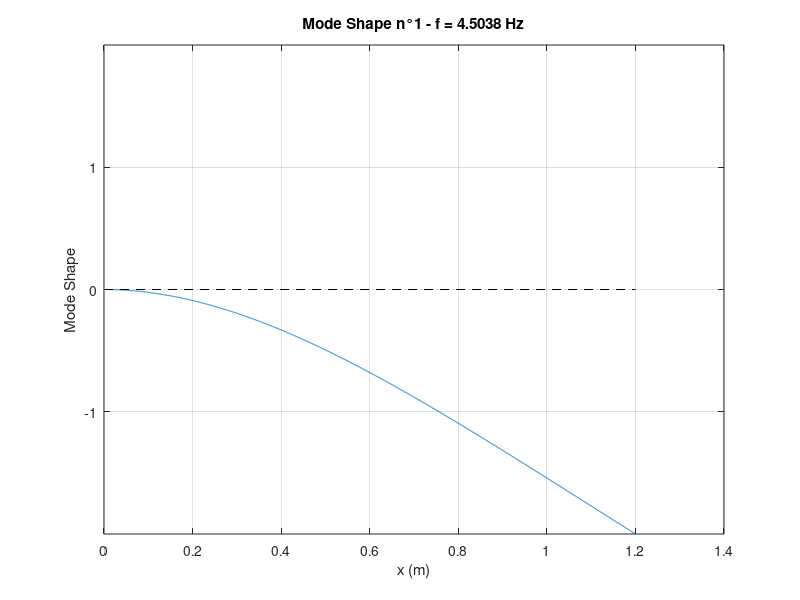
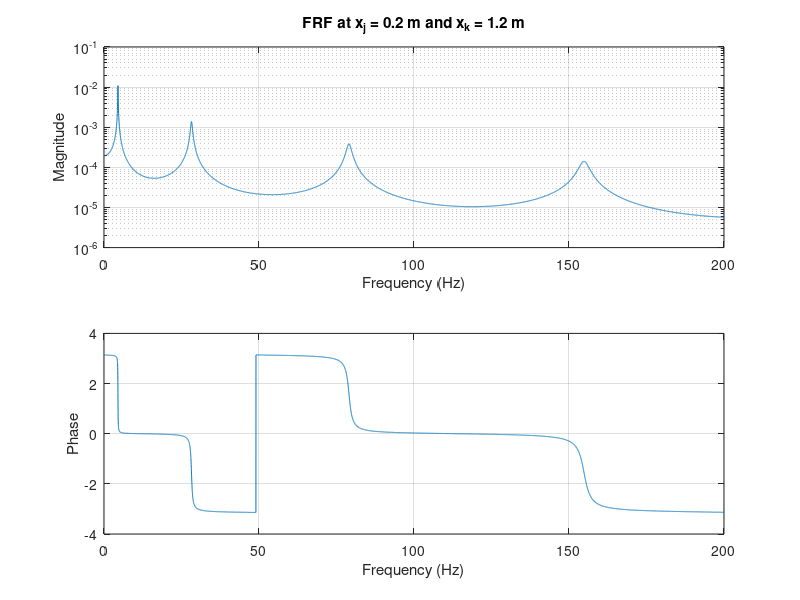
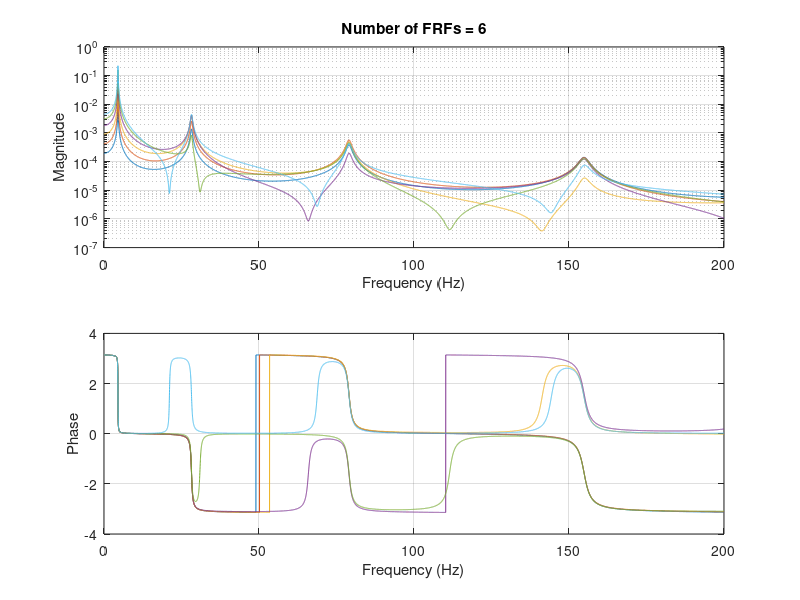

The MATLAB script that drew these images, in order:
tic; % Start timing

close all; clc; clear;

% Data of the reference structure
L = 1.2; % m
h = 8e-3; % m
b = 40e-3; % m
rho = 2700; % kg/m^3
E = 68e9; % Pa
J = b * h^3 / 12; % m^4
m = rho * b * h; % kg/m

% Boundary conditions
H = @(gamma) [  1,  0,  1,   0;
                0,  1,  0,   1;
                -cos(gamma*L), -sin(gamma*L),  cosh(gamma*L),  sinh(gamma*L);
                sin(gamma*L), -cos(gamma*L),  sinh(gamma*L),  cosh(gamma*L)];

% Characteristic equation
chareq = @(gamma) det(H(gamma));

% Solve the characteristic equation for gamma
gamma_vals = linspace(0, 50, 10000);
omega_vals = gamma_vals.^2 * sqrt(E * J / (rho * b * h));
chareq_vals = arrayfun(chareq, gamma_vals);

% Numerically find the roots of the characteristic equation
gamma_roots = zeros(1, length(gamma_vals) - 1);
root_count = 0;
for i = 1:length(gamma_vals)-1
    if chareq_vals(i) * chareq_vals(i+1) < 0
        root_count = root_count + 1;
        gamma_roots(root_count) = fzero(chareq, [gamma_vals(i), gamma_vals(i+1)]);
    end
end
gamma_roots = gamma_roots(1:root_count);

% Convert gamma roots to frequencies
omega_i = gamma_roots.^2 * sqrt(E * J / (rho * b * h));
f_i = omega_i / (2 * pi);

disp(['First 4 natural frequencies: ', num2str(f_i(1:4)), ' Hz']);

%% Mode shapes

% Compute the mode shapes
x_vals = linspace(0, L, 2000);
mode_shapes = zeros(4, length(gamma_roots));

for i = 1:length(gamma_roots)
    g_i = gamma_roots(i);
    H_i = H(g_i);
    H_hat = H_i(2:4, 2:4);
    N = H_i(2:4, 1);
    H_hat_inv = pinv(H_hat);
    w_hat = -H_hat_inv * N;
    w_i = [1; w_hat];
    mode_shapes(:, i) = w_i; % Normalize the mode shape
end

function phi = phi_shape(gamma, x)
    phi = [cos(gamma * x); sin(gamma * x); cosh(gamma * x); sinh(gamma * x)];
end

% Plot the mode shapes
for i = 1:1
    figure;
    g_i = gamma_roots(i);
    shape_i = mode_shapes(:, i)' * phi_shape(g_i, x_vals);
    plot(x_vals, shape_i);
    hold on;
    line([0, L], [0, 0], 'LineStyle', '--', 'Color', 'k');
    title(['Mode Shape n°', num2str(i), ' - f = ', num2str(f_i(i)), ' Hz']);
    xlabel('x (m)');
    ylabel('Mode Shape');
    grid on;
    ylim([-max(abs(shape_i)), max(abs(shape_i))]);
end

% Save mode 1 shape
shape_1 = mode_shapes(:, 1)' * phi_shape(gamma_roots(1), x_vals);
save 'cantilever_mode1.mat' x_vals shape_1;

%% Frequency response function
x_j = 0.2; % m
x_k = 1.2; % m
damp_factor = 0.01;

freqs = linspace(0, 200, 10000);

function FRF = computeFRF(freqs, gamma_roots, mode_shapes, x_j, x_k, x_vals, damp_factor, E, J, rho, b, h, m)
    % Preallocation of FRF
    FRF = zeros(1, length(freqs));

    % Calculation of constants
    omega_vals = 2 * pi * freqs;
    omega_i_roots = gamma_roots.^2 * sqrt(E * J / (rho * b * h));

    % Pre-calculation of phi_shape for x_j, x_k and x_vals
    phi_j_vals = arrayfun(@(g_i) phi_shape(g_i, x_j), gamma_roots, 'UniformOutput', false);
    phi_k_vals = arrayfun(@(g_i) -phi_shape(g_i, x_k), gamma_roots, 'UniformOutput', false); % Negative direction for x_k because de force is applied downwards
    phi_i_vals = arrayfun(@(g_i) phi_shape(g_i, x_vals), gamma_roots, 'UniformOutput', false);

    % Calculation of modal masses
    m_i_vals = arrayfun(@(j) trapz(x_vals, m * (mode_shapes(:, j)' * phi_i_vals{j}).^2), 1:length(gamma_roots));

    % Main loop
    for i = 1:length(freqs)
        omega = omega_vals(i);
        for j = 1:length(gamma_roots)
            omega_i = omega_i_roots(j);
            w_i = mode_shapes(:, j);
            phi_j = w_i' * phi_j_vals{j};
            phi_k = w_i' * phi_k_vals{j};
            m_i = m_i_vals(j);
            num = (phi_j * phi_k / m_i);
            den = -omega^2 + 2j * damp_factor * omega_i * omega + omega_i^2;
            FRF(i) = FRF(i) + num / den;
        end
    end
end

FRF = computeFRF(freqs, gamma_roots, mode_shapes, x_j, x_k, x_vals, damp_factor, E, J, rho, b, h, m);

% Plot the FRF
figure;
subplot(2, 1, 1);
semilogy(freqs, abs(FRF));
title('FRF at x_j = 0.2 m and x_k = 1.2 m');
xlabel('Frequency (Hz)');
ylabel('Magnitude');
grid on;
subplot(2, 1, 2);
plot(freqs, angle(FRF));
xlabel('Frequency (Hz)');
ylabel('Phase');
grid on;

%% Considering N FRFs

x_js = [0.2, 0.3, 0.45, 0.66, 0.9, 1.13];
x_ks = 1.2;

G_exp = zeros(length(freqs), length(x_js) * length(x_ks));

for i = 1:length(x_js)
    for j = 1:length(x_ks)
        x_j = x_js(i);
        x_k = x_ks(j);
        FRF = computeFRF(freqs, gamma_roots, mode_shapes, x_j, x_k, x_vals, damp_factor, E, J, rho, b, h, m);
        G_exp(:, (i-1)*length(x_ks) + j) = FRF.';
    end
end

% Plot the FRFs
figure;
subplot(2, 1, 1);
semilogy(freqs, abs(G_exp));
title(['Number of FRFs = ', num2str(size(G_exp, 2))]);
xlabel('Frequency (Hz)');
ylabel('Magnitude');
grid on;
subplot(2, 1, 2);
plot(freqs, angle(G_exp));
xlabel('Frequency (Hz)');
ylabel('Phase');
grid on;

% Save the "experimental" FRFs
save 'cantilever_FRF.mat' freqs G_exp;

toc; % End timing and display elapsed time